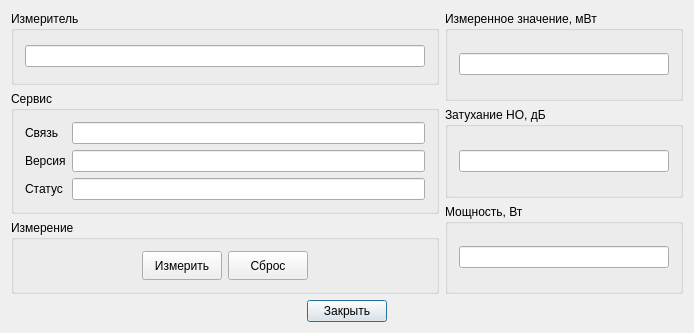
<?xml version="1.0" encoding="UTF-8"?>
<ui version="4.0">
 <class>DlgPowerMeter</class>
 <widget class="QDialog" name="DlgPowerMeter">
  <property name="geometry">
   <rect>
    <x>0</x>
    <y>0</y>
    <width>694</width>
    <height>333</height>
   </rect>
  </property>
  <property name="sizePolicy">
   <sizepolicy hsizetype="Minimum" vsizetype="Minimum">
    <horstretch>0</horstretch>
    <verstretch>0</verstretch>
   </sizepolicy>
  </property>
  <property name="windowTitle">
   <string>Данные от измерителя мощности</string>
  </property>
  <layout class="QVBoxLayout" name="verticalLayout_3">
   <item>
    <layout class="QHBoxLayout" name="horizontalLayout_5">
     <item>
      <layout class="QVBoxLayout" name="verticalLayout_2">
       <item>
        <widget class="QGroupBox" name="groupState">
         <property name="sizePolicy">
          <sizepolicy hsizetype="Preferred" vsizetype="Minimum">
           <horstretch>0</horstretch>
           <verstretch>0</verstretch>
          </sizepolicy>
         </property>
         <property name="title">
          <string>Измеритель</string>
         </property>
         <layout class="QGridLayout" name="gridLayout">
          <item row="0" column="0">
           <widget class="QLineEdit" name="Name">
            <property name="enabled">
             <bool>true</bool>
            </property>
            <property name="minimumSize">
             <size>
              <width>400</width>
              <height>0</height>
             </size>
            </property>
            <property name="alignment">
             <set>Qt::AlignCenter</set>
            </property>
            <property name="readOnly">
             <bool>true</bool>
            </property>
           </widget>
          </item>
         </layout>
        </widget>
       </item>
       <item>
        <widget class="QGroupBox" name="groupService">
         <property name="title">
          <string>Сервис</string>
         </property>
         <layout class="QFormLayout" name="formLayout">
          <item row="0" column="0">
           <widget class="QLabel" name="textLink">
            <property name="text">
             <string>Связь</string>
            </property>
            <property name="wordWrap">
             <bool>false</bool>
            </property>
           </widget>
          </item>
          <item row="0" column="1">
           <widget class="QLineEdit" name="Link">
            <property name="enabled">
             <bool>true</bool>
            </property>
            <property name="alignment">
             <set>Qt::AlignCenter</set>
            </property>
            <property name="readOnly">
             <bool>true</bool>
            </property>
           </widget>
          </item>
          <item row="1" column="0">
           <widget class="QLabel" name="textVersion">
            <property name="text">
             <string>Версия</string>
            </property>
            <property name="wordWrap">
             <bool>false</bool>
            </property>
           </widget>
          </item>
          <item row="1" column="1">
           <widget class="QLineEdit" name="Version">
            <property name="enabled">
             <bool>true</bool>
            </property>
            <property name="alignment">
             <set>Qt::AlignCenter</set>
            </property>
            <property name="readOnly">
             <bool>true</bool>
            </property>
           </widget>
          </item>
          <item row="2" column="0">
           <widget class="QLabel" name="textStatus">
            <property name="text">
             <string>Статус</string>
            </property>
            <property name="wordWrap">
             <bool>false</bool>
            </property>
           </widget>
          </item>
          <item row="2" column="1">
           <widget class="QLineEdit" name="Status">
            <property name="enabled">
             <bool>true</bool>
            </property>
            <property name="alignment">
             <set>Qt::AlignCenter</set>
            </property>
            <property name="readOnly">
             <bool>true</bool>
            </property>
           </widget>
          </item>
         </layout>
        </widget>
       </item>
       <item>
        <widget class="QGroupBox" name="groupMeasure">
         <property name="title">
          <string>Измерение</string>
         </property>
         <layout class="QHBoxLayout" name="_2">
          <item>
           <spacer name="spacerReset1">
            <property name="orientation">
             <enum>Qt::Horizontal</enum>
            </property>
            <property name="sizeType">
             <enum>QSizePolicy::Expanding</enum>
            </property>
            <property name="sizeHint" stdset="0">
             <size>
              <width>20</width>
              <height>16</height>
             </size>
            </property>
           </spacer>
          </item>
          <item>
           <widget class="QPushButton" name="pushMeasure">
            <property name="maximumSize">
             <size>
              <width>80</width>
              <height>32767</height>
             </size>
            </property>
            <property name="text">
             <string>Измерить</string>
            </property>
           </widget>
          </item>
          <item>
           <widget class="QPushButton" name="pushReset">
            <property name="maximumSize">
             <size>
              <width>80</width>
              <height>32767</height>
             </size>
            </property>
            <property name="text">
             <string>Сброс</string>
            </property>
           </widget>
          </item>
          <item>
           <spacer name="spacerReset2">
            <property name="orientation">
             <enum>Qt::Horizontal</enum>
            </property>
            <property name="sizeType">
             <enum>QSizePolicy::Expanding</enum>
            </property>
            <property name="sizeHint" stdset="0">
             <size>
              <width>20</width>
              <height>20</height>
             </size>
            </property>
           </spacer>
          </item>
         </layout>
        </widget>
       </item>
      </layout>
     </item>
     <item>
      <layout class="QVBoxLayout" name="verticalLayout">
       <item>
        <widget class="QGroupBox" name="groupBox">
         <property name="title">
          <string>Измеренное значение, мВт</string>
         </property>
         <layout class="QHBoxLayout" name="horizontalLayout_2">
          <item>
           <widget class="QLineEdit" name="Value">
            <property name="enabled">
             <bool>true</bool>
            </property>
            <property name="alignment">
             <set>Qt::AlignCenter</set>
            </property>
            <property name="readOnly">
             <bool>true</bool>
            </property>
           </widget>
          </item>
         </layout>
        </widget>
       </item>
       <item>
        <widget class="QGroupBox" name="groupKoeff">
         <property name="title">
          <string>Затухание НО, дБ</string>
         </property>
         <layout class="QHBoxLayout" name="horizontalLayout_3">
          <item>
           <widget class="QLineEdit" name="Koeff">
            <property name="enabled">
             <bool>true</bool>
            </property>
            <property name="alignment">
             <set>Qt::AlignCenter</set>
            </property>
            <property name="readOnly">
             <bool>true</bool>
            </property>
           </widget>
          </item>
         </layout>
        </widget>
       </item>
       <item>
        <widget class="QGroupBox" name="groupPower">
         <property name="title">
          <string>Мощность, Вт</string>
         </property>
         <layout class="QHBoxLayout" name="horizontalLayout_4">
          <item>
           <widget class="QLineEdit" name="Power">
            <property name="enabled">
             <bool>true</bool>
            </property>
            <property name="alignment">
             <set>Qt::AlignCenter</set>
            </property>
            <property name="readOnly">
             <bool>true</bool>
            </property>
           </widget>
          </item>
         </layout>
        </widget>
       </item>
      </layout>
     </item>
    </layout>
   </item>
   <item>
    <layout class="QHBoxLayout" name="horizontalLayout">
     <item>
      <spacer name="spacerClose1">
       <property name="orientation">
        <enum>Qt::Horizontal</enum>
       </property>
       <property name="sizeType">
        <enum>QSizePolicy::Expanding</enum>
       </property>
       <property name="sizeHint" stdset="0">
        <size>
         <width>200</width>
         <height>20</height>
        </size>
       </property>
      </spacer>
     </item>
     <item>
      <widget class="QPushButton" name="pushClose">
       <property name="text">
        <string>Закрыть</string>
       </property>
       <property name="default">
        <bool>true</bool>
       </property>
      </widget>
     </item>
     <item>
      <spacer name="spacerClose2">
       <property name="orientation">
        <enum>Qt::Horizontal</enum>
       </property>
       <property name="sizeType">
        <enum>QSizePolicy::Expanding</enum>
       </property>
       <property name="sizeHint" stdset="0">
        <size>
         <width>190</width>
         <height>20</height>
        </size>
       </property>
      </spacer>
     </item>
    </layout>
   </item>
  </layout>
 </widget>
 <layoutdefault spacing="6" margin="11"/>
 <pixmapfunction>qPixmapFromMimeSource</pixmapfunction>
 <tabstops>
  <tabstop>pushClose</tabstop>
 </tabstops>
 <resources/>
 <connections/>
</ui>
